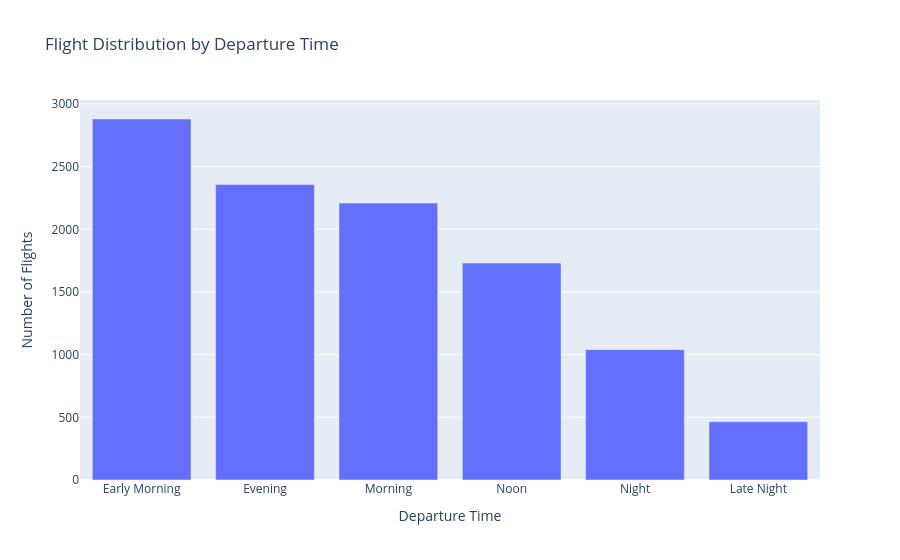

This figure's notebook cell:
### Code cell
counts = df['Dep_Time_hrs'].apply(flight_dep_time).value_counts()

fig = px.bar(
    x=counts.index,
    y=counts.values,
    labels={'x': 'Departure Time', 'y': 'Number of Flights'},
    title='Flight Distribution by Departure Time'
)
fig.show()

### Figure 1 — Plotly figure (JSON) as saved in the notebook; plotly's stock layout.template omitted (floating-point values rounded to 4 significant figures)
{"data": [{"alignmentgroup": "True", "hovertemplate": "Departure Time=%{x}<br>Number of Flights=%{y}<extra></extra>", "legendgroup": "", "marker": {"color": "#636efa", "pattern": {"shape": ""}}, "name": "", "offsetgroup": "", "orientation": "v", "showlegend": false, "textposition": "auto", "type": "bar", "x": ["Early Morning", "Evening", "Morning", "Noon", "Night", "Late Night"], "xaxis": "x", "y": [2880, 2357, 2209, 1731, 1040, 465], "yaxis": "y"}], "layout": {"barmode": "relative", "legend": {"tracegroupgap": 0}, "title": {"text": "Flight Distribution by Departure Time"}, "xaxis": {"anchor": "y", "domain": [0, 1], "title": {"text": "Departure Time"}}, "yaxis": {"anchor": "x", "domain": [0, 1], "title": {"text": "Number of Flights"}}}}
